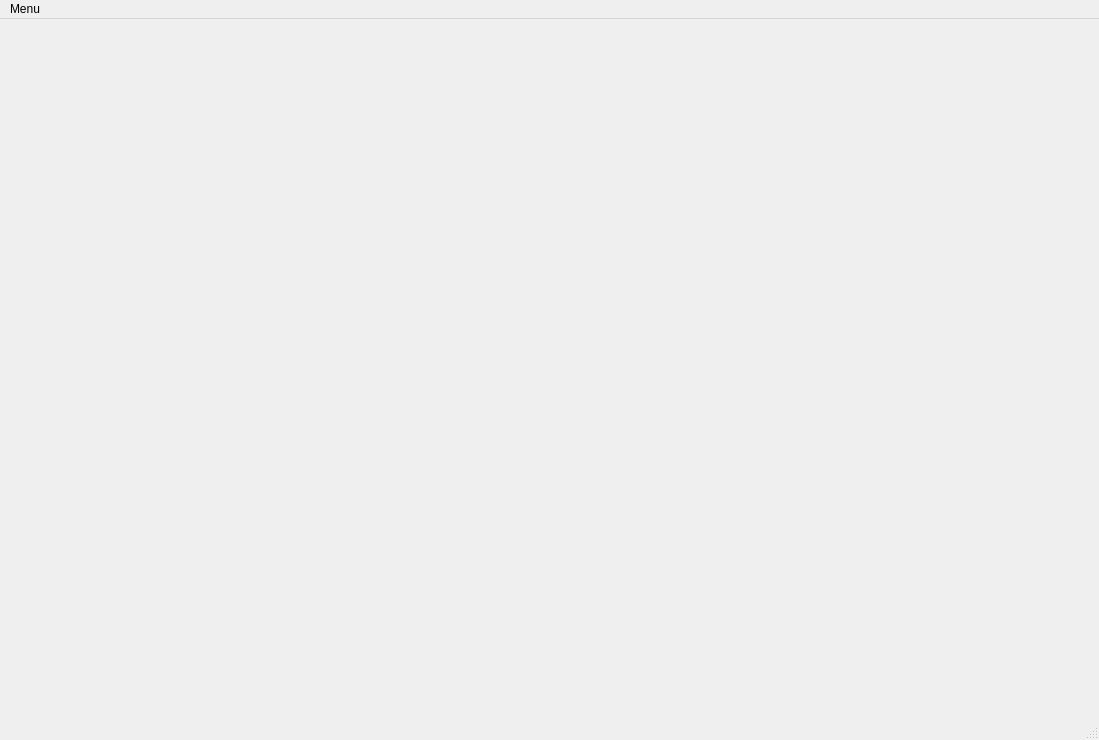
<?xml version="1.0" encoding="UTF-8"?>
<ui version="4.0">
 <class>MainWindow</class>
 <widget class="QMainWindow" name="MainWindow">
  <property name="geometry">
   <rect>
    <x>0</x>
    <y>0</y>
    <width>1099</width>
    <height>740</height>
   </rect>
  </property>
  <property name="windowTitle">
   <string>MainWindow</string>
  </property>
  <widget class="QWidget" name="centralwidget"/>
  <widget class="QMenuBar" name="menubar">
   <property name="geometry">
    <rect>
     <x>0</x>
     <y>0</y>
     <width>1099</width>
     <height>22</height>
    </rect>
   </property>
   <widget class="QMenu" name="menuMy_PAINTER_APP">
    <property name="title">
     <string>Menu</string>
    </property>
   </widget>
   <addaction name="menuMy_PAINTER_APP"/>
  </widget>
  <widget class="QStatusBar" name="statusbar"/>
  <action name="actionllllllllll">
   <property name="text">
    <string>llllllllll\</string>
   </property>
  </action>
 </widget>
 <resources/>
 <connections/>
</ui>
